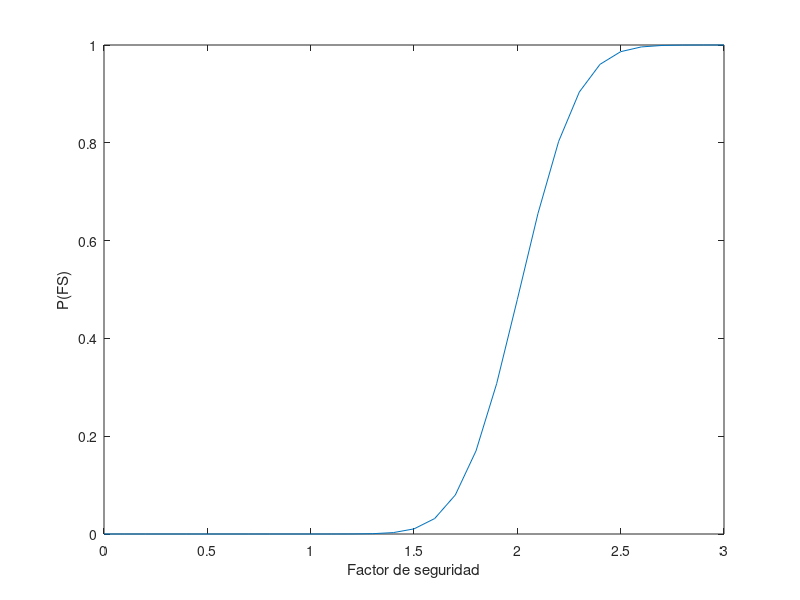

MATLAB code for this plot:
c = 5.23;
phi = deg2rad(25.8);
gamma = 19.17;
Df = 0.5;
B = 0.5;
L = 3; %Cambiar L
HB = 0;
HL = 500;
V = 1100; 
%Vesic F.C Portante
Nq = exp(1)^(pi*tan(phi))*(tan(deg2rad(45)+(phi/2)))^2;
Nc = (Nq-1)*cot(phi);
Ngamma = 2*(Nq+1)*tan(phi);
%Factores de Forma
Sc = 1+(Nq/Nc)*(B/L);
Sq = 1+(B/L)*tan(phi);
Sgamma = 0.9;
%Factores de Inclinación
m = (2+(L/B))/(1+(L/B));
Iq = (1-(HL/(V+B*L*0.6*c*cot(phi))))^m;
Igamma = (1-(HL/(V+0.6*c*cot(phi))))^(m+1);
Ic = Iq-((1-Iq)/(Nq-1));
%Factores de Profundidad
k = 1;
Dc = 1+0.4*k;
Dq = 1+(2*tan(phi))*(((1-sin(phi))^2)*k);
Dgamma = 1;
%Capacidad Portante
q = gamma*Df;
qult = (c*Nc*Sc*Dc*Ic)+(q*Nq*Sq*Dq*Iq)+(0.5*gamma*B*Ngamma*Sgamma*Igamma);
qact = 100;
FS = qult/qact;

%Despues de calcular 5 estimaciones puntuales
%FS promedio
FSp = 2.011288702;
%desviacion
desvest = 0.221368837;
x = 0:.1:3;
y = pdf('Normal',x,FSp,desvest);
plot(x,y)
ylabel('P(FS)')
xlabel('Factor de seguridad')
z = cdf('Normal',x,FSp,desvest);
plot(x,z)
ylabel('P(FS)')
xlabel('Factor de seguridad')